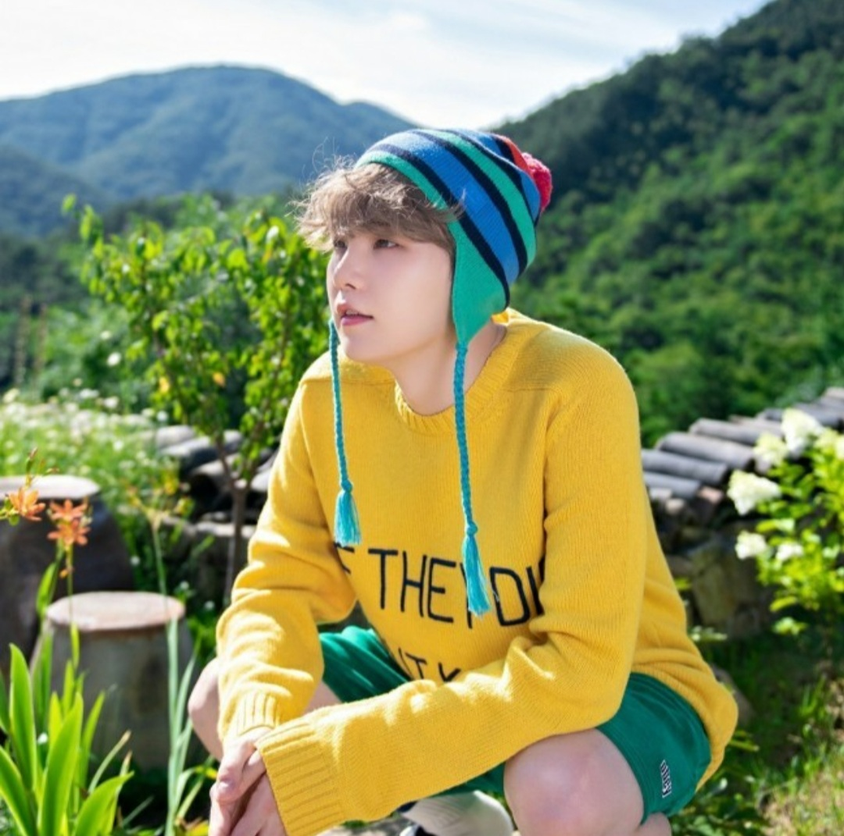
#> input picture [EX_07]Make_human_segmentation/hi.png, 844 x 836 px, shrunk from 1080 x 1071 before the run, found by its file name
$ jupyter execute --allow-errors '[EX_07]Make_human_segmentation(pratice).ipynb'
#> lines starting #> are read from the running program, lines starting #| are printed output that depends on the picture
[cell 1]
## 필요한 라이브러리 준비!

[cell 2]
import os
import urllib    ## 웹에서 데이터를 다운로드 할 때 사용
import cv2       ## OpenCV 라이브러리로 이미지를 처리할 때 사용
import numpy as np
from pixellib.semantic import semantic_segmentation
## pixellib는 시맨틱 세그멘테이션을 편하게 사용할 수 있는 라이브러리
from matplotlib import pyplot as plt

print("슝 =3")

[cell 3]
## 본인이 선택한 이미지의 경로에 맞게 바꿔준다.
img_path = os.getenv('HOME')+'/aiffel/human_segmentation/images/hi.png'
img_orig = cv2.imread(img_path)
#> img_orig is the input picture: shape (836, 844, 3); mean B, G, R 96.1, 141, 131.8

print(img_orig.shape)
#| (836, 844, 3)
plt.imshow(cv2.cvtColor(img_orig, cv2.COLOR_BGR2RGB))
plt.show()

[cell 4]
## 먼저 PixelLib 에서 제공해 주는 모델을 다운로드한다.
## 저장할 파일 이름을 결정한다.
model_dir = os.getenv('HOME')+'/aiffel/human_segmentation/models'
model_file = os.path.join(model_dir, 'deeplabv3_xception_tf_dim_ordering_tf_kernels.h5')

## PixelLib가 제공하는 모델의 url이다.
model_url = 'https://github.com/ayoolaolafenwa/PixelLib/releases/download/1.1/deeplabv3_xception_tf_dim_ordering_tf_kernels.h5'

## 다운로드를 시작한다.
urllib.request.urlretrieve(model_url, model_file)
#> (this line was passed over: the network is not available in this run)

#> (a cell that did not finish here is left out)

#> (a cell that did not finish here is left out)

[cell 7]
## PASCAL VOC 데이터의 라벨 종류는 밑에 코드랑 동일
LABEL_NAMES = [
    'background', 'aeroplane', 'bicycle', 'bird', 'boat', 'bottle', 'bus',
    'car', 'cat', 'chair', 'cow', 'diningtable', 'dog', 'horse', 'motorbike',
    'person', 'pottedplant', 'sheep', 'sofa', 'train', 'tv'
]
len(LABEL_NAMES)

#> (a cell that did not finish here is left out)

#> (a cell that did not finish here is left out)

#> (a cell that did not finish here is left out)

[cell 11]
## 아래 코드를 이해하지 않아도 좋다고 하네여.....
## PixelLib에서 그대로 가져온 코드이다.
## 주목해야 할 것은 생상 코드 결과물이다!
colormap = np.zeros((256, 3), dtype = int)
ind = np.arange(256, dtype=int)

for shift in reversed(range(8)):
    for channel in range(3):
        colormap[:, channel] |= ((ind >> channel) & 1) << shift
    ind >>= 3

colormap[:20]

[cell 12]
## PixelLib 에 따르면 위에 저런 결과와 같은 색상을 사용함
## 사람을 나타내는 15번째 색상은?

colormap[15]

[cell 13]
## 우리가 추출해야 하는 색상 값은 순서를 바꿔줘야함

seg_color = (128,128,192)

#> (a cell that did not finish here is left out)

[cell 15]
img_show = img_orig.copy()

## True과 False인 값을 각각 255과 0으로 바꿔준다.
#> (the rest of this cell did not finish here and is left out)

[cell 16]
## 배경을 흐리게 하기

[cell 17]
## 배경을 흐리게 하기 위해서는 blur() 함수를 이용한다.

## (13,13)은 blurring kernel size를 뜻한다.
## 다양하게 바꿔보자!
img_orig_blur = cv2.blur(img_orig, (13,13))
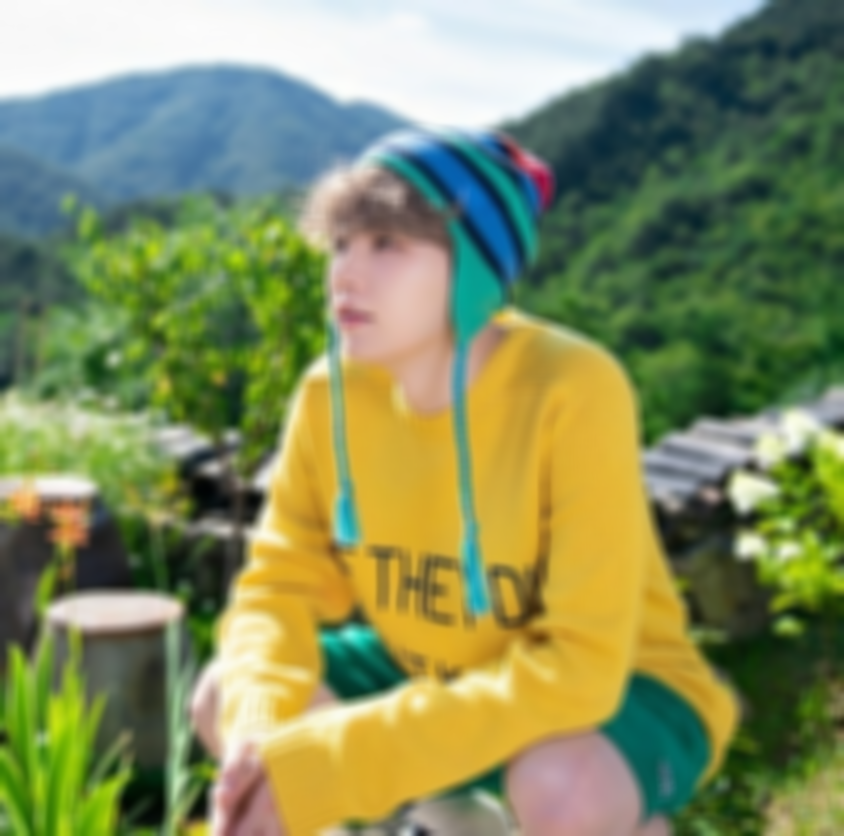
#> img_orig_blur: shape (836, 844, 3); mean B, G, R 96.1, 141, 131.8
plt.imshow(cv2.cvtColor(img_orig_blur, cv2.COLOR_BGR2RGB))
plt.show()


$ run again, with [EX_07]Make_human_segmentation/1.png copied over [EX_07]Make_human_segmentation/hi.png
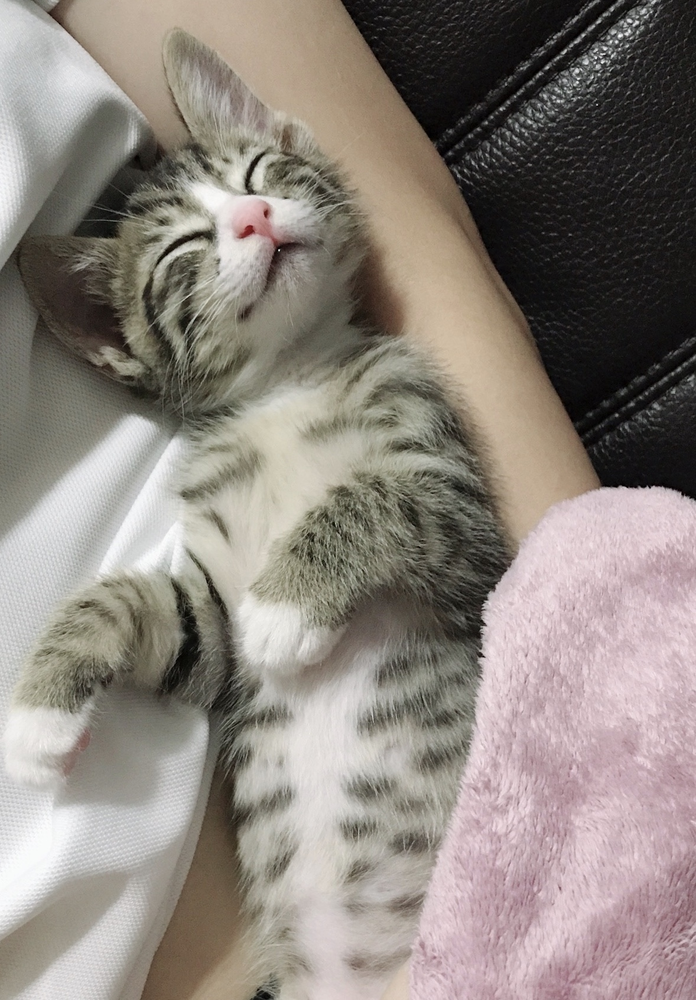
#> input picture [EX_07]Make_human_segmentation/1.png, 696 x 1000 px, shrunk from 1178 x 1693 before the run, found by its file name
#> img_orig is the input picture: shape (1000, 696, 3); mean B, G, R 126, 132.8, 140.9
#| (1000, 696, 3)
#> `img_orig_blur = cv2.blur(img_orig, (13,13))`:
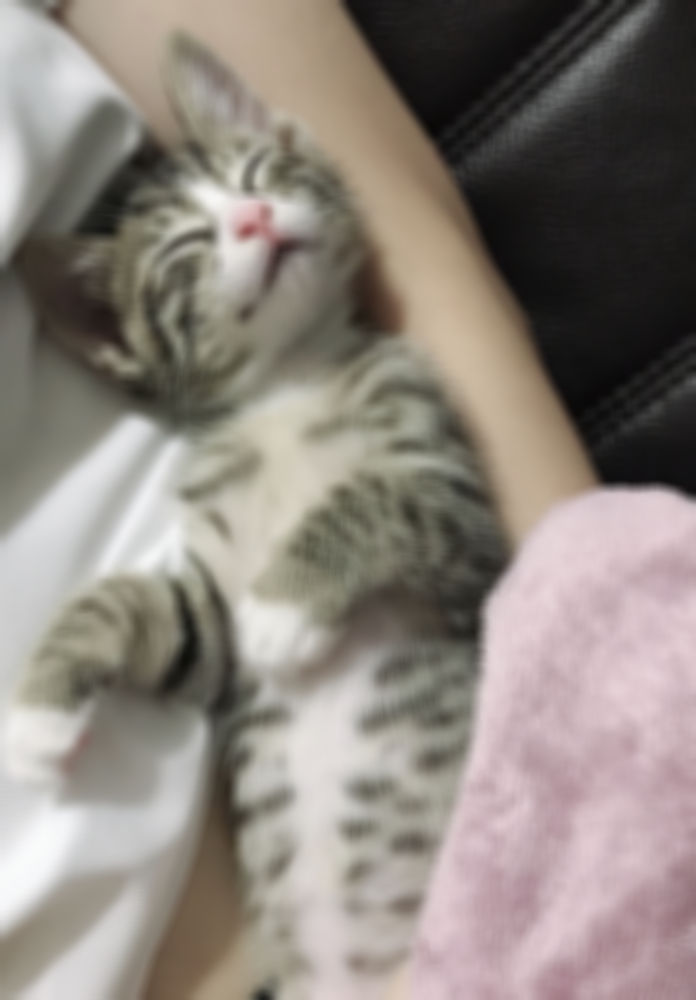
#> img_orig_blur: shape (1000, 696, 3); mean B, G, R 126, 132.8, 140.9

$ run again, with [EX_07]Make_human_segmentation/2.png copied over [EX_07]Make_human_segmentation/hi.png
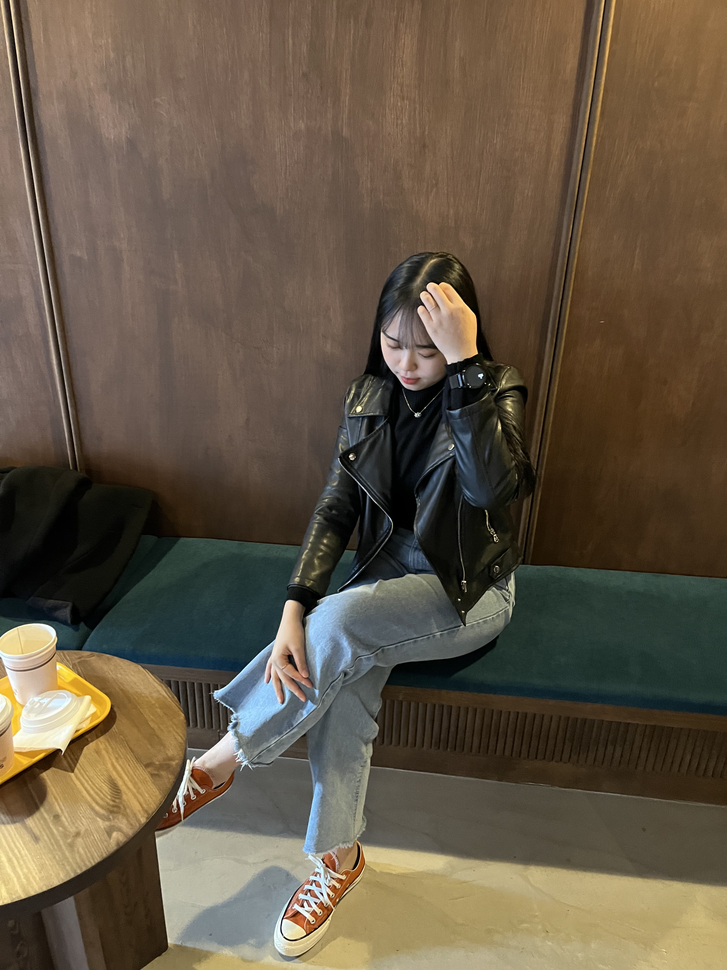
#> input picture [EX_07]Make_human_segmentation/2.png, 727 x 970 px, shrunk from 3024 x 4032 before the run, found by its file name
#> img_orig is the input picture: shape (970, 727, 3); mean B, G, R 69.4, 86.8, 99.3
#| (970, 727, 3)
#> `img_orig_blur = cv2.blur(img_orig, (13,13))`:
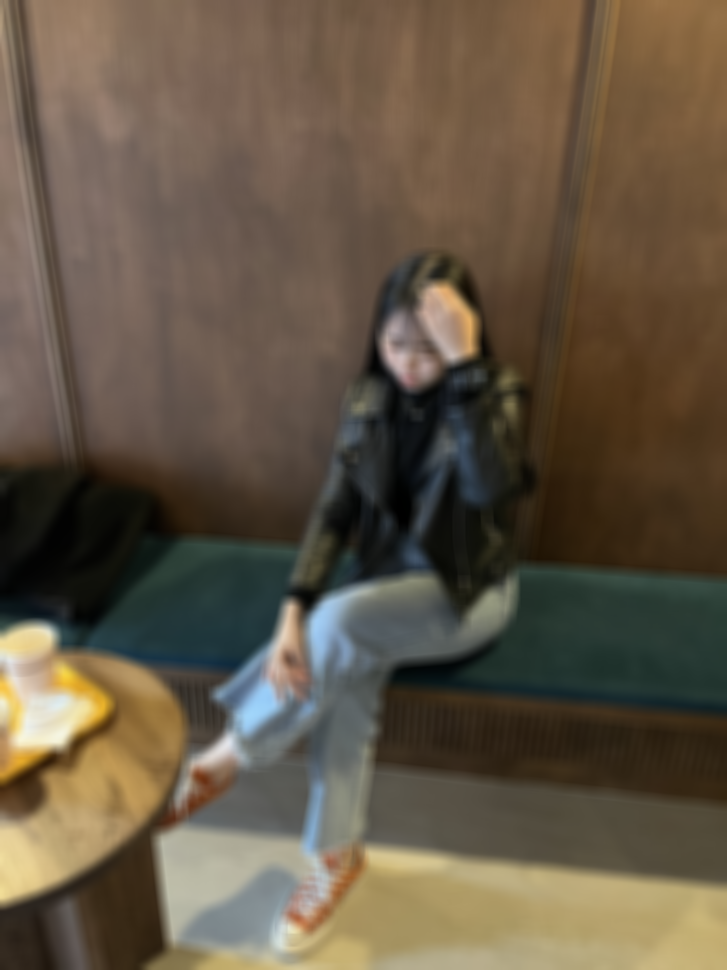
#> img_orig_blur: shape (970, 727, 3); mean B, G, R 69.4, 86.8, 99.3
